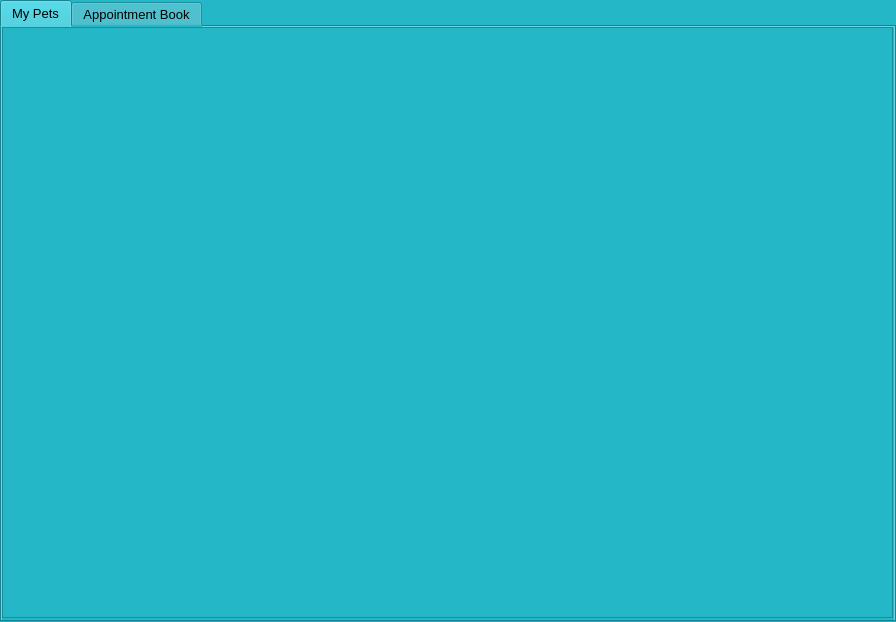
<?xml version="1.0" encoding="UTF-8"?>
<ui version="4.0">
 <class>PetOwnerWindow</class>
 <widget class="QMainWindow" name="PetOwnerWindow">
  <property name="geometry">
   <rect>
    <x>0</x>
    <y>0</y>
    <width>896</width>
    <height>622</height>
   </rect>
  </property>
  <property name="windowTitle">
   <string>e-Pet</string>
  </property>
  <property name="styleSheet">
   <string notr="true">background: #23B7C8;</string>
  </property>
  <widget class="QWidget" name="centralwidget">
   <widget class="QTabWidget" name="petOwnerTabs">
    <property name="geometry">
     <rect>
      <x>0</x>
      <y>0</y>
      <width>896</width>
      <height>622</height>
     </rect>
    </property>
    <property name="font">
     <font>
      <pointsize>10</pointsize>
     </font>
    </property>
    <property name="tabPosition">
     <enum>QTabWidget::North</enum>
    </property>
    <property name="tabShape">
     <enum>QTabWidget::Rounded</enum>
    </property>
    <property name="currentIndex">
     <number>0</number>
    </property>
    <property name="elideMode">
     <enum>Qt::ElideNone</enum>
    </property>
    <widget class="QWidget" name="myPetsTab">
     <attribute name="title">
      <string>My Pets</string>
     </attribute>
     <widget class="QListWidget" name="myPetsList">
      <property name="geometry">
       <rect>
        <x>0</x>
        <y>0</y>
        <width>891</width>
        <height>591</height>
       </rect>
      </property>
     </widget>
     <widget class="QWidget" name="petInfoWidget" native="true">
      <property name="geometry">
       <rect>
        <x>0</x>
        <y>0</y>
        <width>891</width>
        <height>591</height>
       </rect>
      </property>
      <widget class="QListWidget" name="petListWidget1">
       <property name="geometry">
        <rect>
         <x>100</x>
         <y>40</y>
         <width>241</width>
         <height>501</height>
        </rect>
       </property>
       <property name="styleSheet">
        <string notr="true">background:white;
border: 2px solid black;
border-radius: 10px;</string>
       </property>
      </widget>
      <widget class="QPushButton" name="petInfoBackButton">
       <property name="geometry">
        <rect>
         <x>10</x>
         <y>20</y>
         <width>71</width>
         <height>28</height>
        </rect>
       </property>
       <property name="font">
        <font>
         <pointsize>10</pointsize>
        </font>
       </property>
       <property name="styleSheet">
        <string notr="true">background: #03e8fc;</string>
       </property>
       <property name="text">
        <string>Back</string>
       </property>
      </widget>
      <widget class="QListWidget" name="petListWidget2">
       <property name="geometry">
        <rect>
         <x>370</x>
         <y>40</y>
         <width>481</width>
         <height>231</height>
        </rect>
       </property>
       <property name="styleSheet">
        <string notr="true">background:white;
border: 2px solid black;
border-radius: 10px;</string>
       </property>
      </widget>
      <widget class="QListWidget" name="petListWidget3">
       <property name="geometry">
        <rect>
         <x>370</x>
         <y>310</y>
         <width>481</width>
         <height>231</height>
        </rect>
       </property>
       <property name="styleSheet">
        <string notr="true">background:white;
border: 2px solid black;
border-radius: 10px;</string>
       </property>
      </widget>
     </widget>
     <zorder>petInfoWidget</zorder>
     <zorder>myPetsList</zorder>
    </widget>
    <widget class="QWidget" name="appointmentBookTab">
     <attribute name="title">
      <string>Appointment Book</string>
     </attribute>
     <widget class="QLabel" name="label">
      <property name="geometry">
       <rect>
        <x>60</x>
        <y>40</y>
        <width>191</width>
        <height>31</height>
       </rect>
      </property>
      <property name="font">
       <font>
        <pointsize>14</pointsize>
       </font>
      </property>
      <property name="text">
       <string>My Appointments</string>
      </property>
     </widget>
     <widget class="QTableWidget" name="myAppointmentsTable">
      <property name="geometry">
       <rect>
        <x>60</x>
        <y>90</y>
        <width>781</width>
        <height>461</height>
       </rect>
      </property>
      <property name="styleSheet">
       <string notr="true">background: white;
border: 4px solid black;</string>
      </property>
     </widget>
    </widget>
   </widget>
  </widget>
 </widget>
 <resources/>
 <connections/>
</ui>
